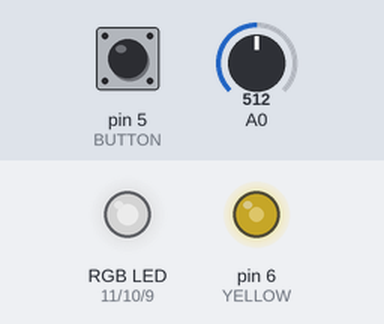
Bench run of a sketch on a simulated Arduino Uno, built with avr-gcc and run on an emulated ATmega328P. On the bench: an RGB LED mixed from three pins (HIGH = lit), output pins drawn as LEDs (lit = HIGH). Inputs (shaded band) come from the test bench; at power-on: pin 5 (BUTTON) LOW, A0 = 512. Dim RGB values are drawn brighter than linear.

Above: at 1.2 s.
1.3 s: pin 5 (BUTTON) pulled HIGH for 0.15 s
At 1.9 s:
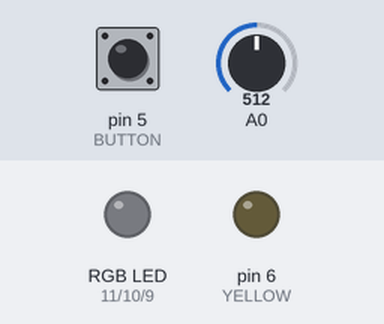
At 2.42 s:
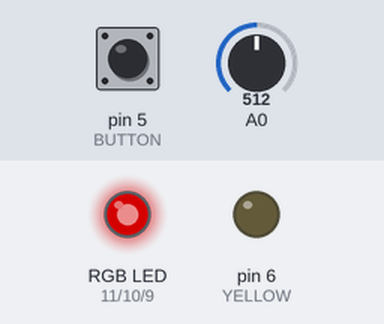
4.3 s: A0 set to 716
At 4.42 s:
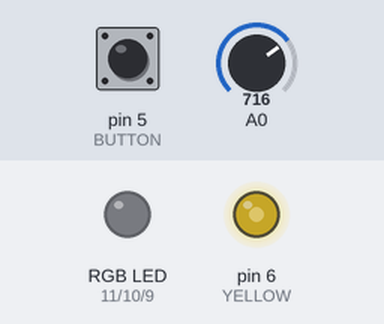
7.3 s: A0 set to 900
10.3 s: pin 5 (BUTTON) pulled HIGH for 1 s
At 11.42 s:
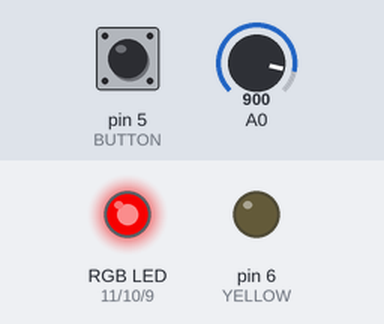
14.3 s: A0 set to 122
17.3 s: pin 5 (BUTTON) pulled HIGH for 3.2 s
Timing chart, 0 to 23.0 s (numbered marks = the images above; inputs shaded):
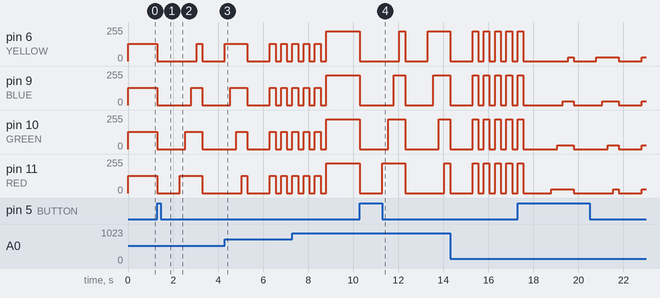

The sketch:

HolidayLights.ino
```cpp
#include "Utils.h"

int readValue;
int brightness;

void setup() {
  for (auto iterator = LEDs.begin(); iterator <= LEDs.end(); iterator += 1) {
    pinMode(*iterator, OUTPUT);
  }
  pinMode(BUTTON, INPUT);
}

void loop() {
  readValue = analogRead(A0);
  brightness = readValue / 4;

  switchLights(Mode::ON, brightness);

  if (digitalRead(BUTTON) == HIGH) {
    switchLights(Mode::OFF);
    delay(ONE_SECOND);

    // begin light show...
    for (auto iterator = LEDs.begin(); iterator <= LEDs.end(); iterator += 1) {
        analogWrite(*iterator, brightness);
        delay(QUARTER_SECOND);
    }
    switchLights(Mode::OFF);
    delay(ONE_SECOND);

    for (auto iterator = LEDs.end(); iterator >= LEDs.begin(); iterator -= 1) {
      analogWrite(*iterator, brightness);
      delay(QUARTER_SECOND);
    }
    switchLights(Mode::OFF);
    delay(ONE_SECOND);

    for (int n = 0; n < NUMBER_BLINKS; n++) {
      switchLights(Mode::ON, brightness);
      delay(QUARTER_SECOND);
      switchLights(Mode::OFF);
      delay(QUARTER_SECOND);
    }
  }
}
```

Array.h
```cpp
#ifndef ARRAY_H
#define ARRAY_H

template<typename Type, size_t Size>
class Array {
  public:
    template<typename...Arguments>
    constexpr Array(const Arguments&...arguments) : mData{arguments...} {

    }

    constexpr Type at(unsigned int index) const {
      return mData[(index <= Size - 1 && index >= 0) ? index : Size - 1];
    }

    constexpr size_t size() const {
      return Size;
    }

    constexpr Type* begin() const {
      return &mData[0];
    }

    constexpr Type* end() const {
      return &mData[Size - 1];
    }

  private:
    Type mData[Size];
};

#endif
```

Constants.h
```cpp
#ifndef CONSTANTS_H
#define CONSTANTS_H

#include "Array.h"

constexpr uint8_t RED    = 11;
constexpr uint8_t GREEN  = 10;
constexpr uint8_t BLUE   = 9;
constexpr uint8_t YELLOW = 6;

constexpr uint8_t BUTTON = 5;

constexpr int NUMBER_BLINKS {5};

constexpr uint8_t NUM_LEDs = 4;
constexpr Array<uint8_t, NUM_LEDs> LEDs(RED, GREEN, BLUE, YELLOW);

constexpr unsigned long ONE_SECOND {1000};
constexpr unsigned long QUARTER_SECOND {ONE_SECOND / 4};

#endif
```

Utils.h
```cpp
#ifndef UTILS_H
#define UTILS_H

#include "Constants.h"

struct Mode {
  static const bool ON;
  static const bool OFF;
};

const bool Mode::ON  = true;
const bool Mode::OFF = false;

void switchLights(bool mode, const int& brightness=0) {
  if (mode) {
    analogWrite(RED, brightness);
    analogWrite(GREEN, brightness);
    analogWrite(BLUE, brightness);
    analogWrite(YELLOW, brightness);
  }
  else {
    analogWrite(RED, brightness);
    analogWrite(GREEN, brightness);
    analogWrite(BLUE, brightness);
    analogWrite(YELLOW, brightness);
  }
}

#endif
```

Measured:
- after the input at 1.3 s, pin 6 (YELLOW): 128/255 → 0/255 at once, → 128/255 1.8 s later, → 0/255 0.25 s later; pin 9 (BLUE): 128/255 → 0/255 at once, → 128/255 1.5 s later, → 0/255 0.50 s later
- after the input at 10.3 s, pin 6 (YELLOW): 225/255 → 0/255 at once, → 225/255 1.8 s later, → 0/255 0.25 s later, → 225/255 1.0 s later; pin 9 (BLUE): 225/255 → 0/255 at once, → 225/255 1.5 s later, → 0/255 0.50 s later, → 225/255 1.3 s later
